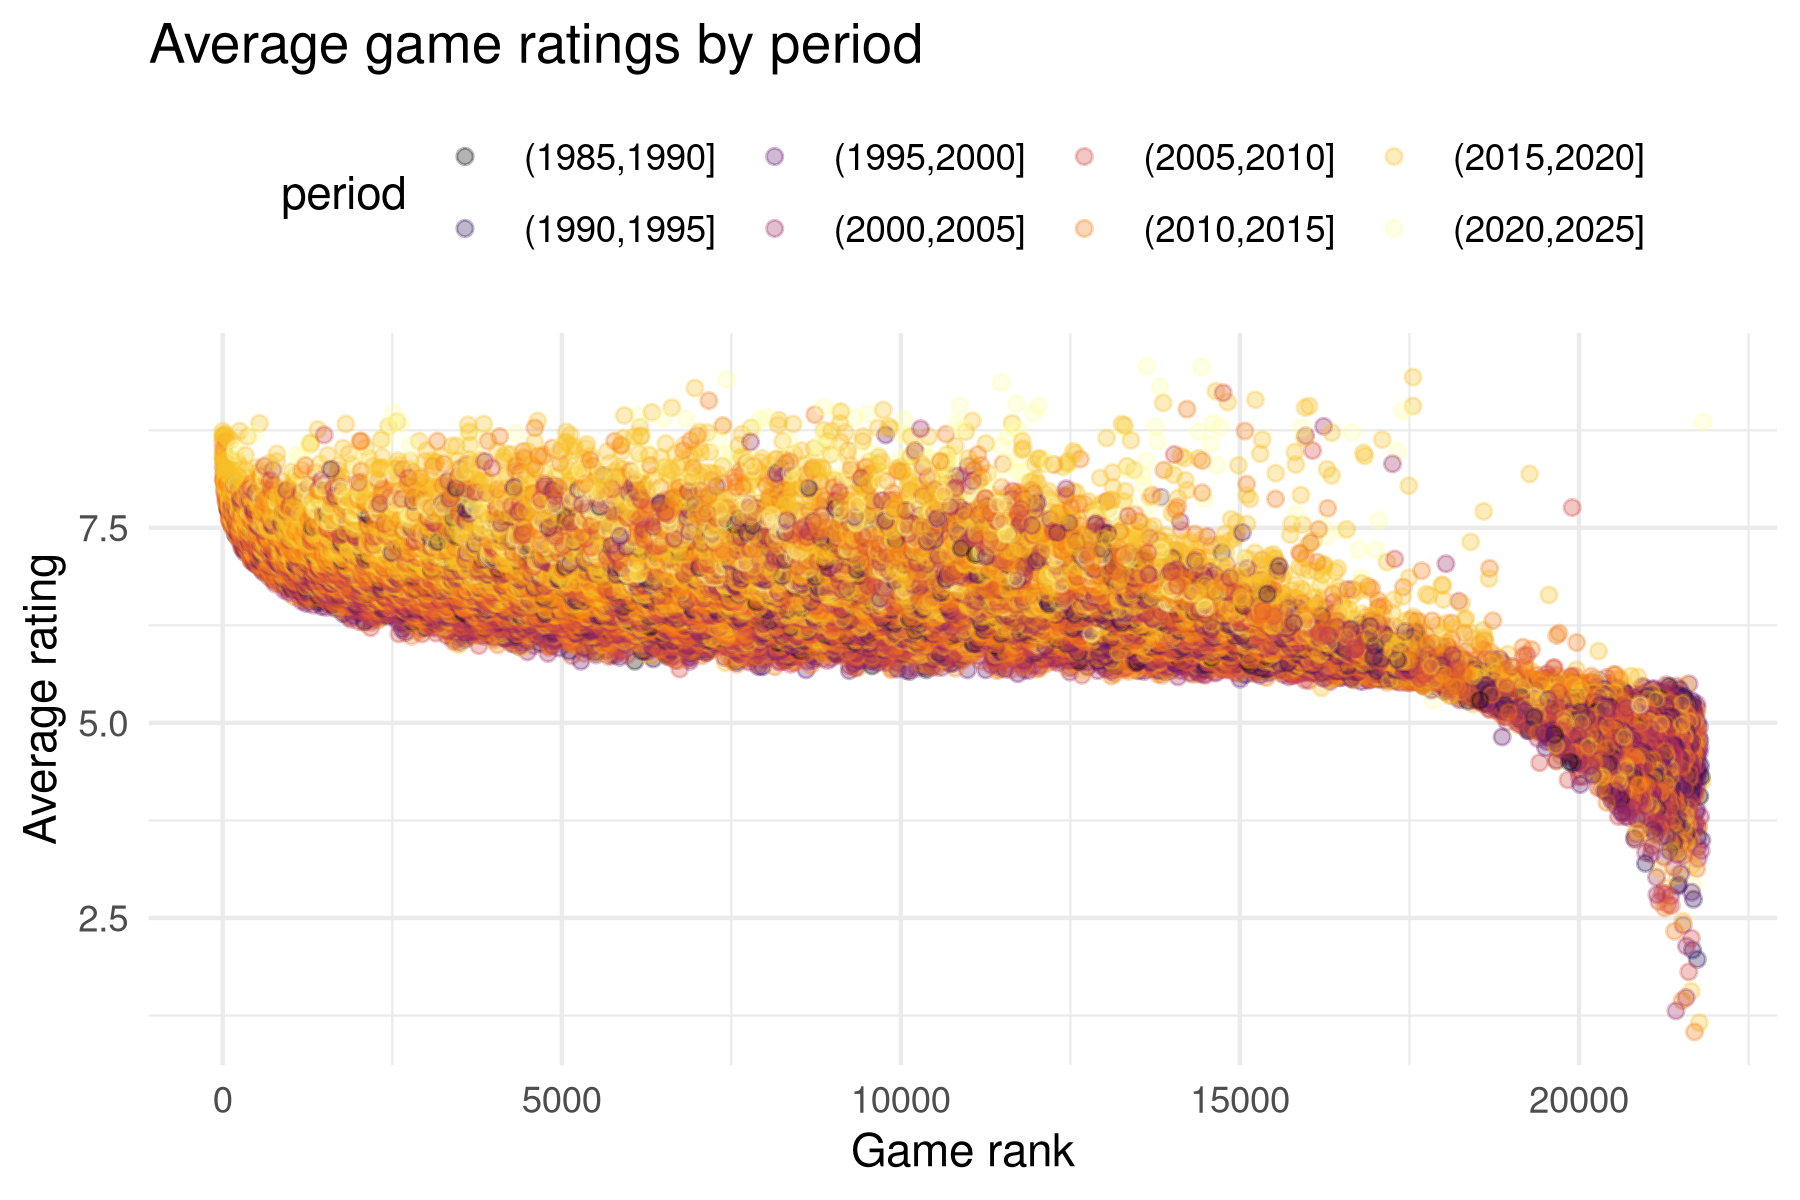

R code for this plot:
library(dplyr)
library(ggplot2)
library(viridis)

ratings <- readr::read_csv('https://raw.githubusercontent.com/rfordatascience/tidytuesday/master/data/2022/2022-01-25/ratings.csv')

ratings %>%
  filter(year >= 1990, year <= 2023) %>%
  mutate(period = cut(year, 
                      breaks = seq(min(ratings$year),
                                  max(ratings$year),
                                  by = 5))) %>%
  ggplot(aes(x = rank, y = average)) +
  geom_point(aes(color = period), 
             alpha = 0.3) +
  theme_minimal() + 
  scale_color_viridis(option = "B",
                      discrete = TRUE) +
  theme(legend.position = "top") +
  labs(title = "Average game ratings by period",
       y = "Average rating",
       x = "Game rank")

ggsave("20220124_board_games/20220124_board_games.png", 
       width = 6,
       height = 4,
       bg = "white")
